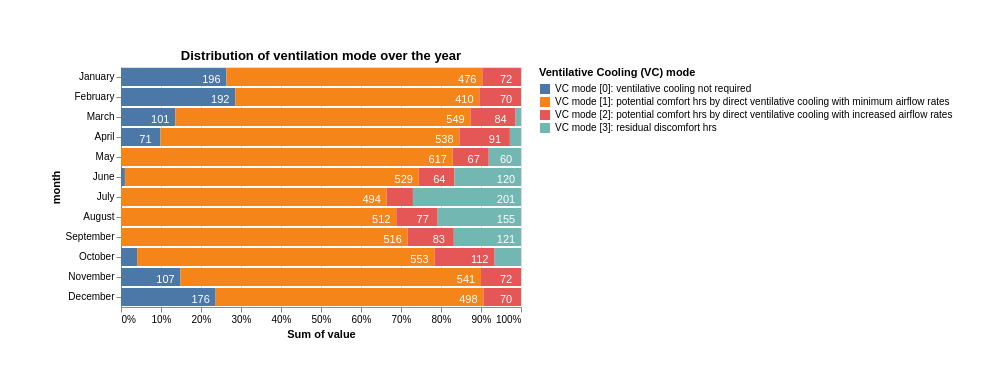

This figure's Vega-Lite source:
### Vega-Lite specification from a JSON file in a GitHub repository (floating-point values rounded to 4 significant figures)
{"$schema": "https://vega.github.io/schema/vega-lite/v6.1.0.json", "config": {"view": {"continuousHeight": 300, "continuousWidth": 300}}, "data": {"name": "data-cd17b0a0a1bfd2f33c638b0d52804d35"}, "datasets": {"data-cd17b0a0a1bfd2f33c638b0d52804d35": [{"mode": "0", "month": "January", "value": 196.0}, {"mode": "1", "month": "January", "value": 476.0}, {"mode": "2", "month": "January", "value": 72.0}, {"mode": "3", "month": "January", "value": 0.0}, {"mode": "0", "month": "February", "value": 192.0}, {"mode": "1", "month": "February", "value": 410.0}, {"mode": "2", "month": "February", "value": 70.0}, {"mode": "3", "month": "February", "value": 0.0}, {"mode": "0", "month": "March", "value": 101.0}, {"mode": "1", "month": "March", "value": 549.0}, {"mode": "2", "month": "March", "value": 84.0}, {"mode": "3", "month": "March", "value": 10.0}, {"mode": "0", "month": "April", "value": 71.0}, {"mode": "1", "month": "April", "value": 538.0}, {"mode": "2", "month": "April", "value": 91.0}, {"mode": "3", "month": "April", "value": 20.0}, {"mode": "0", "month": "May", "value": 0.0}, {"mode": "1", "month": "May", "value": 617.0}, {"mode": "2", "month": "May", "value": 67.0}, {"mode": "3", "month": "May", "value": 60.0}, {"mode": "0", "month": "June", "value": 7.0}, {"mode": "1", "month": "June", "value": 529.0}, {"mode": "2", "month": "June", "value": 64.0}, {"mode": "3", "month": "June", "value": 120.0}, {"mode": "0", "month": "July", "value": 0.0}, {"mode": "1", "month": "July", "value": 494.0}, {"mode": "2", "month": "July", "value": 49.0}, {"mode": "3", "month": "July", "value": 201.0}, {"mode": "0", "month": "August", "value": 0.0}, {"mode": "1", "month": "August", "value": 512.0}, {"mode": "2", "month": "August", "value": 77.0}, {"mode": "3", "month": "August", "value": 155.0}, {"mode": "0", "month": "September", "value": 0.0}, {"mode": "1", "month": "September", "value": 516.0}, {"mode": "2", "month": "September", "value": 83.0}, {"mode": "3", "month": "September", "value": 121.0}, {"mode": "0", "month": "October", "value": 30.0}, {"mode": "1", "month": "October", "value": 553.0}, {"mode": "2", "month": "October", "value": 112.0}, {"mode": "3", "month": "October", "value": 49.0}, {"mode": "0", "month": "November", "value": 107.0}, {"mode": "1", "month": "November", "value": 541.0}, {"mode": "2", "month": "November", "value": 72.0}, {"mode": "3", "month": "November", "value": 0.0}, {"mode": "0", "month": "December", "value": 176.0}, {"mode": "1", "month": "December", "value": 498.0}, {"mode": "2", "month": "December", "value": 70.0}, {"mode": "3", "month": "December", "value": 0.0}]}, "layer": [{"encoding": {"color": {"field": "mode", "legend": {"labelExpr": "{'0':'VC mode [0]: ventilative cooling not required','1':'VC mode [1]: potential comfort hrs by direct ventilative cooling with minimum airflow rates','2':'VC mode [2]: potential comfort hrs by direct ventilative cooling with increased airflow rates','3':'VC mode [3]: residual discomfort hrs'}[datum.label]", "labelLimit": 550, "title": "Ventilative Cooling (VC) mode"}, "type": "nominal"}, "tooltip": [{"field": "mode", "title": "VC mode", "type": "quantitative"}, {"field": "value", "type": "quantitative"}], "x": {"aggregate": "sum", "field": "value", "stack": "normalize", "type": "quantitative"}, "y": {"field": "month", "sort": null, "type": "nominal"}}, "mark": {"type": "bar"}, "name": "view_dd241f504aa99985_0"}, {"encoding": {"detail": {"field": "mode", "type": "nominal"}, "order": {"field": "mode", "type": "nominal"}, "text": {"condition": {"field": "value", "format": ".0f", "test": "(datum.value > 50)", "type": "quantitative"}, "value": ""}, "x": {"aggregate": "sum", "field": "value", "stack": "normalize", "type": "quantitative"}, "y": {"field": "month", "sort": null, "type": "nominal"}}, "mark": {"color": "white", "dx": -15, "dy": 3, "type": "text"}}], "padding": 50, "params": [{"bind": "scales", "name": "param_1e9efca18e7a2868", "select": {"encodings": ["x", "y"], "type": "interval"}, "views": ["view_dd241f504aa99985_0"]}], "title": "Distribution of ventilation mode over the year", "width": 400}
